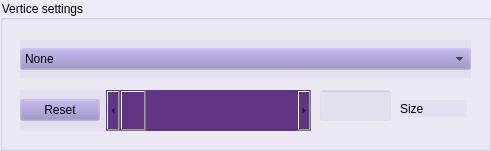
   <widget class="QGroupBox" name="line_setting_2">
    <property name="geometry">
     <rect>
      <x>30</x>
      <y>570</y>
      <width>491</width>
      <height>151</height>
     </rect>
    </property>
    <property name="styleSheet">
     <string notr="true">background-color: rgba(150, 133, 192, 22);
color:rgb(0, 0, 0)</string>
    </property>
    <property name="title">
     <string>Vertice settings</string>
    </property>
    <widget class="QLineEdit" name="sizevertice_int">
     <property name="geometry">
      <rect>
       <x>320</x>
       <y>90</y>
       <width>71</width>
       <height>31</height>
      </rect>
     </property>
    </widget>
    <widget class="QLabel" name="label_6">
     <property name="geometry">
      <rect>
       <x>400</x>
       <y>100</y>
       <width>67</width>
       <height>17</height>
      </rect>
     </property>
     <property name="text">
      <string>Size</string>
     </property>
    </widget>
    <widget class="QWidget" name="layoutWidget_3">
     <property name="geometry">
      <rect>
       <x>20</x>
       <y>40</y>
       <width>451</width>
       <height>38</height>
      </rect>
     </property>
     <layout class="QHBoxLayout" name="horizontalLayout_9">
      <item>
       <widget class="QComboBox" name="comboBox_vertice">
        <item>
         <property name="text">
          <string>None</string>
         </property>
        </item>
        <item>
         <property name="text">
          <string>●</string>
         </property>
        </item>
        <item>
         <property name="text">
          <string>■</string>
         </property>
        </item>
       </widget>
      </item>
     </layout>
    </widget>
    <widget class="QWidget" name="layoutWidget">
     <property name="geometry">
      <rect>
       <x>20</x>
       <y>90</y>
       <width>291</width>
       <height>41</height>
      </rect>
     </property>
     <layout class="QHBoxLayout" name="horizontalLayout_10">
      <item>
       <widget class="QPushButton" name="reset_sizevertice">
        <property name="sizePolicy">
         <sizepolicy hsizetype="Maximum" vsizetype="Fixed">
          <horstretch>0</horstretch>
          <verstretch>0</verstretch>
         </sizepolicy>
        </property>
        <property name="text">
         <string>Reset</string>
        </property>
       </widget>
      </item>
      <item>
       <widget class="QScrollBar" name="size_vertice">
        <property name="sizePolicy">
         <sizepolicy hsizetype="Expanding" vsizetype="Preferred">
          <horstretch>0</horstretch>
          <verstretch>0</verstretch>
         </sizepolicy>
        </property>
        <property name="cursor">
         <cursorShape>OpenHandCursor</cursorShape>
        </property>
        <property name="mouseTracking">
         <bool>true</bool>
        </property>
        <property name="tabletTracking">
         <bool>true</bool>
        </property>
        <property name="styleSheet">
         <string notr="true">background-color: rgb(97, 53, 131);</string>
        </property>
        <property name="orientation">
         <enum>Qt::Horizontal</enum>
        </property>
       </widget>
      </item>
     </layout>
    </widget>
   </widget>
